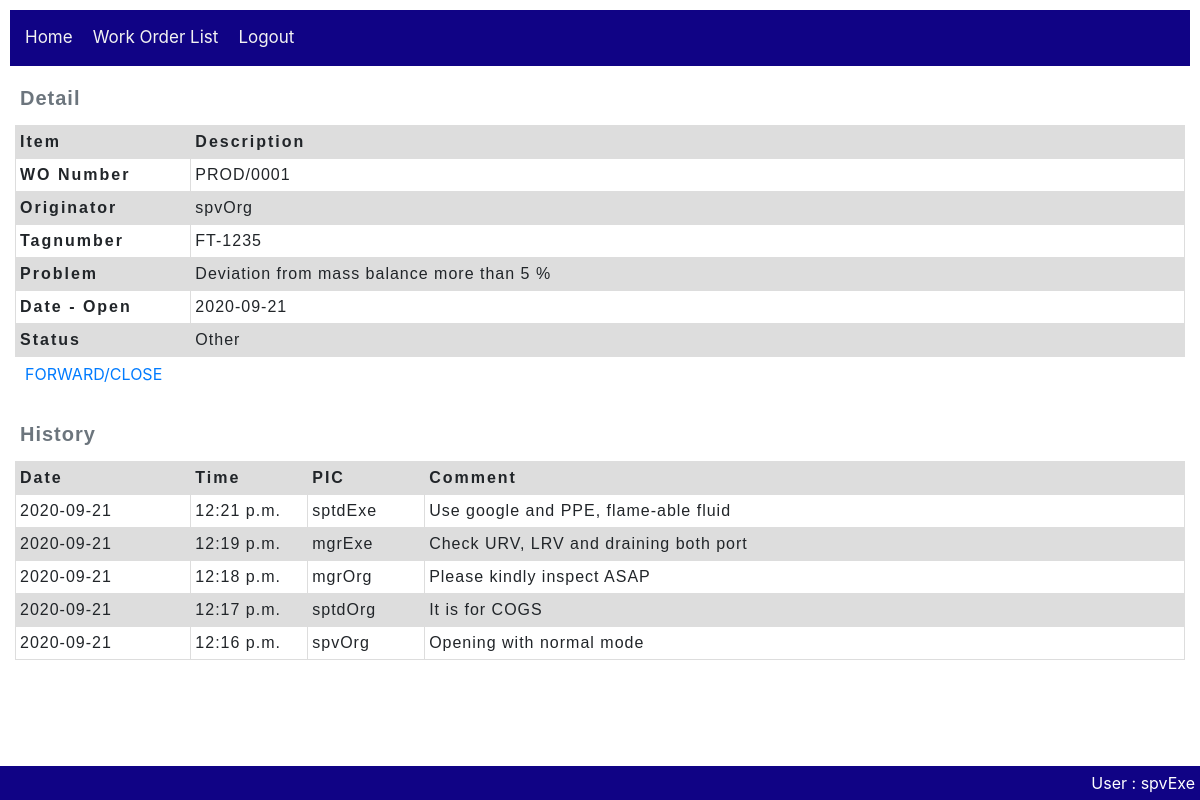
Page /workOrder/work_order/1 (signed in) on the committed database.
### workOrder/models.py (models this page shows, shortened)
class Work_order(models.Model):
    wo_number = models.CharField(max_length=20, null=True)
    tagnumber = models.CharField(max_length=50, null=True, help_text='Enter tagnumber(eg. FT-1405)')
    problem = models.TextField(max_length=1000, null=True)
    originator = models.ForeignKey(User,
        on_delete=models.SET_NULL,
        null=True)
    dest_section = models.ForeignKey(Section,
        on_delete=models.SET_NULL,
        null=True)
    date_open = models.DateField()
    date_finish = models.DateField(null=True)
    status = models.ForeignKey(Action,
        on_delete=models.SET_NULL,
        null=True)
    priority = models.ForeignKey(Wo_priority,
        on_delete=models.SET_NULL,
        null=True)
    current_user_id = models.IntegerField(null=True)
    executor_user_id = models.IntegerField(null=True)
    class Meta:
        ordering = ['originator','status','wo_number']

class Wo_journal(models.Model):
    comment = models.CharField(max_length=200, null=True)
    date = models.DateField(null=True)
    time = models.TimeField(null=True)
    concern_user = models.ForeignKey(User,
        on_delete=models.SET_NULL,
        null=True)
    wO_on_process = models.ForeignKey(Work_order,
        on_delete=models.SET_NULL,
        null=True)
    action = models.ForeignKey(Action,
        on_delete=models.SET_NULL,
        null=True)
    class Meta:
        ordering = ['-date', '-time']

### workOrder/views.py (the view)
# urls.py: path('work_order/<int:pk>', views.Work_orderDetailView.as_view(), name='work_order-detail'),
class Work_orderDetailView(LoginRequiredMixin, generic.DetailView):
    model = Work_order #prinsipnya dengan ini saja sdh cukup, namun kita perlu tambahan info di bawah ini
    def get_context_data(self, **kwargs):
        context = super().get_context_data(**kwargs)
        wo_current_user_id = context['object'].current_user_id
        userId = self.request.user.id
        allowAction = False
        if wo_current_user_id == userId:
            allowAction = True
        context['allowAction'] = allowAction
        context['woPK'] = context['object'].id
        context['journal_list'] = Wo_journal.objects.filter(wO_on_process=context['object'].id)
        return context

### utility/models.py (called while the page is built)
    def __str__(self):
        return self.name

### workOrder/templates/workOrder/work_order_detail.html (shortened to what this page needs)
{% extends "base_workOrder.html" %}
{% block content %}
  {% include 'woHeader.html' %}
  <p>
    {% if allowAction %}
      {% if perms.workOrder.add_wo_instruction %}
        <a href="{% url 'workOrder:wo_instruction-create' pk=woPK %}">FORWARD/CLOSE</a>
      {% elif perms.workOrder.add_work_order %}
        <a href="{% url 'workOrder:work_order-forward' pk=woPK %}">FORWARD/CLOSE</a>
      {% else %}
        <a href="{% url 'workOrder:work_order-forward' pk=woPK %}">FORWARD/RETURN</a>
      {% endif %}
    {% endif %}
  </p>
  {% if journal_list %}
    <table class="WoHistory">
      <caption>History</caption>
      <thead>
        <tr>
          <th scope="col">Date</th>
          <th scope="col">Time</th>
          <th scope="col">PIC</th>
          <th scope="col">Comment</th>
        </tr>
      </thead>
      <tbody>
        {% for journal in journal_list %}
          <tr>
            <td>
              {{journal.date}}
            </td>
            <td>
              {{journal.time}}
            </td>
            <td>
              {{journal.concern_user}}
            </td>
            <td>
              {{journal.comment}}
            </td>
          </tr>
        {% endfor %}
      </tbody>
    </table>
  {% else %}
    <p>There are no histories</p>
  {% endif %}
{% endblock %}

### workOrder/templates/base_workOrder.html (shortened to what this page needs)
<!DOCTYPE html>
<html lang="en">
    <head>
        <link rel="stylesheet" href="https://stackpath.bootstrapcdn.com/bootstrap/4.1.3/css/bootstrap.min.css">
        <link rel="stylesheet" href="http://code.jquery.com/ui/1.11.0/themes/smoothness/jquery-ui.css">
        {% load static %}
        <link rel="stylesheet" href="{% static 'css/styles.css' %}">
    </head>
    <body>
        <div class="topnav">
            <ul>
                <li><a href="{% url 'home-cmms' %}">Home</a></li>
                {% if user.is_authenticated %}
                    <li><a href="{% url 'workOrder:work_orders'%}">Work Order List</a></li>
                    <li><a href="{% url 'logout'%}?next={{request.path}}">Logout</a></li>
                {% else %}
                    <li><a href="{% url 'login'%}?next={{request.path}}">Login</a></li>
                {% endif %}
            </ul>
        </div>
        <div>{% block content %}{% endblock %}</div>
        <div class="footer">
            {% if user.is_authenticated %}
                User : {{ user.get_username }}
            {% endif %}
        </div>
    </body>
</html>

### workOrder/templates/woHeader.html (shortened to what this page needs)
{% block content %}
    <table class="WoHeader">
        <caption>Detail</caption>
        <thead>
            <tr>
                <th scope="col">Item</th>
                <th scope="col">Description</th>
            </tr>
        </thead>
        <tbody>
            <tr>
                <th scope="row">WO Number</th>
                <td>{{ work_order.wo_number }}</td>
            </tr>
            <tr>
                <th scope="row">Originator</th>
                <td>{{ work_order.originator }}</td>
            </tr>
            <tr>
                <th scope="row">Tagnumber</th>
                <td>{{ work_order.tagnumber }}</td>
            </tr>
            <tr>
                <th scope="row">Problem</th>
                <td>{{ work_order.problem }}</td>
            </tr>
            <tr>
                <th scope="row">Date - Open</th>
                <td>{{ work_order.date_open }}</td>
            </tr>
            <tr>
                <th scope="row">Status</th>
                <td id = "status"></td>
            </tr>
        </tbody>
    </table>
{% endblock %}

### workOrder/static/css/styles.css (style rules this page uses)
* { padding: 5px; }
.topnav { overflow: hidden; background-color: rgb(16, 3, 133); }
.topnav ul { list-style-type: none; margin: 0; padding: 0; overflow: hidden; background-color: rgb(16, 3, 133); }
.topnav ul li { float: left; color: #f2f2f2; text-align: center; padding: 5px; text-decoration: none; font-size: 17px; }
.topnav ul li a { float: left; color: #f2f2f2; text-align: center; padding: 5px; text-decoration: none; font-size: 17px; }
.footer { position: fixed; left: 0; bottom: 0; width: 100%; background-color: rgb(16, 3, 133); color: white; text-align: right; }
* { box-sizing: border-box; }
table { table-layout: fixed; width: 100%; border-collapse: collapse; }
caption { font-family: sans-serif; font-size: 20px; font-weight: bold; caption-side: top; text-align: left; letter-spacing: 1px; }
td, th { border: 1px solid #dddddd; text-align: left; padding: 4px; }
th { letter-spacing: 2px; }
td { letter-spacing: 1px; }
thead th { background-color: #dddddd; }
tr:nth-child(even) { background-color: #dddddd; }
table.WoHeader { font-family: arial, sans-serif; }
table.WoHeader thead th:nth-child(1) { width: 15%; }
table.WoHistory { font-family: arial, sans-serif; }
table.WoHistory thead th:nth-child(1) { width: 15%; }
table.WoHistory thead th:nth-child(2) { width: 10%; }
table.WoHistory thead th:nth-child(3) { width: 10%; }

### rows in the picture
Work_order: wo_number "PROD/0001", originator "spvOrg", tagnumber "FT-1235", problem "Deviation from mass balance more than 5 %", date_open "2020-09-21"
Wo_journal: date "2020-09-21", time "12:21 p.m.", concern_user "sptdExe", comment "Use google and PPE, flame-able fluid"
Wo_journal: date "2020-09-21", time "12:19 p.m.", concern_user "mgrExe", comment "Check URV, LRV and draining both port"
Wo_journal: date "2020-09-21", time "12:18 p.m.", concern_user "mgrOrg", comment "Please kindly inspect ASAP"
Wo_journal: date "2020-09-21", time "12:17 p.m.", concern_user "sptdOrg", comment "It is for COGS"
Wo_journal: date "2020-09-21", time "12:16 p.m.", concern_user "spvOrg", comment "Opening with normal mode"

### other values in the picture
{{ user.get_username }} "spvExe"
